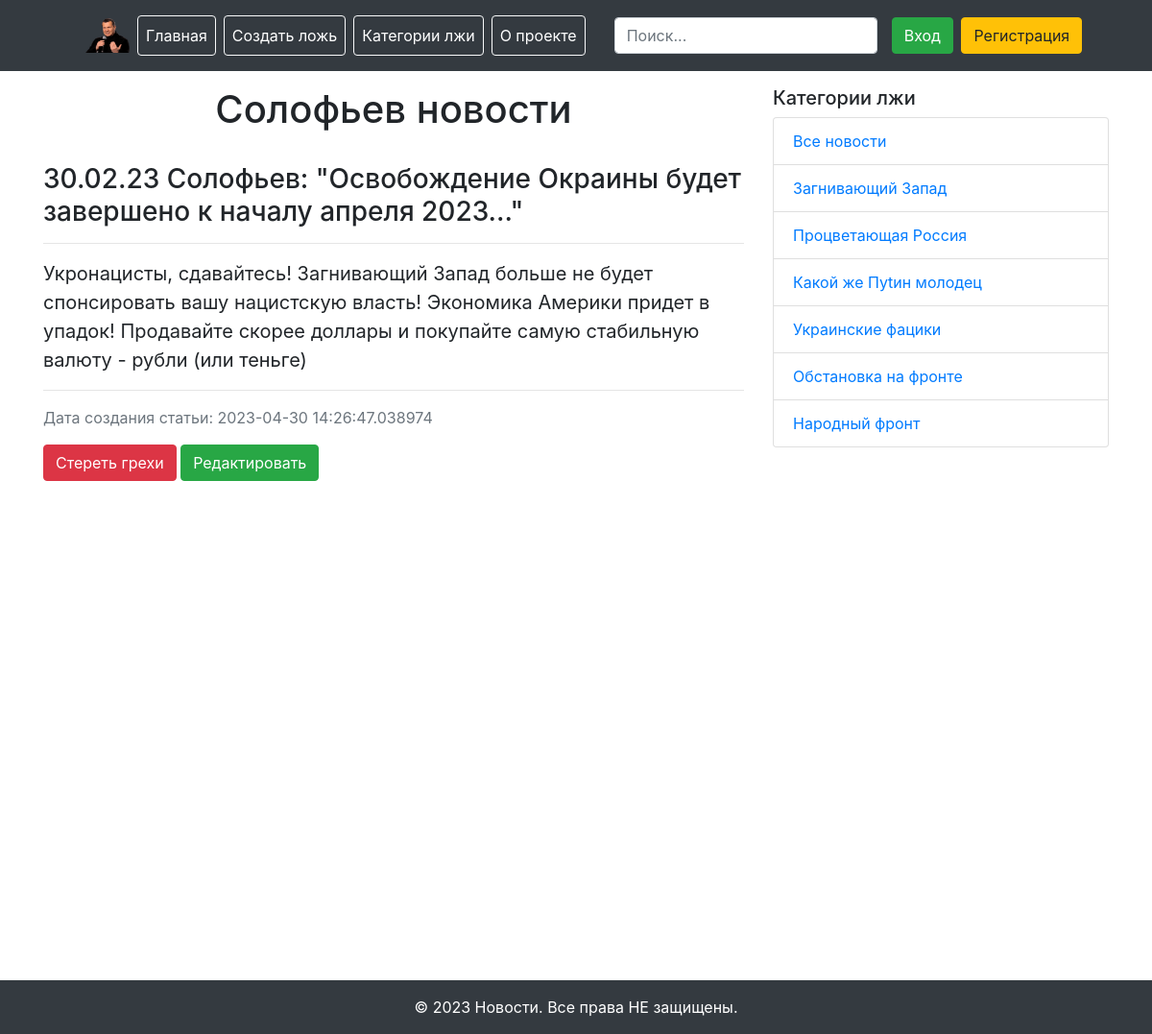
Screenshot of /news/2 (signed in) with the database file from the repository.
### loader.py (models this page shows)
class News(db.Model):
    id = db.Column(db.Integer, primary_key=True)
    title = db.Column(db.String(255), nullable=False)
    text = db.Column(db.Text, nullable=False)
    create_date = db.Column(db.DateTime, default=datetime.utcnow)
    category_id = db.Column(db.Integer, db.ForeignKey('category.id'), nullable=True)
    category = db.relationship('Category', back_populates='news')

### main.py (the view)
@app.route('/news/<int:news_id>')
@login_required
def news_detail(news_id):
    news = News.query.get(news_id)
    return render_template('news_detail.html', news=news)

### loader.py (called while the page is built)
@manager.user_loader
def load_user(user_id):
    return User.query.get(user_id)

### templates/news_detail.html (shortened to what this page needs)
{% extends "base.html" %}
{% block content %}
    <h1 class="text-center">Солофьев новости</h1> <br>
    <h3>{{ news.title }}</h3>
    <hr>
    <p style="font-size: 20px">{{ news.text }}</p>
    <hr>
    <p class="text-secondary">Дата создания статьи: {{ news.create_date }}</p>
    <a href="/news/{{ news.id }}/delete" class="btn btn-danger"> Стереть грехи </a>
    <a href="/news/{{ news.id }}/edit" class="btn btn-success"> Редактировать </a>
    <br><br><br><br><br><br><br><br><br><br><br><br><br><br><br><br><br><br><br><br><br><br>
{% endblock %}

### rows the page displays
News: title "30.02.23 Солофьев: \"Освобождение Окраины будет завершено к началу апреля 2023...\"", text "Укронацисты, сдавайтесь! Загнивающий Запад больше не будет спонсировать вашу нацистскую власть! Экономика Америки придет в упадок! Продавайте скорее доллары и покупайте самую стабильную валюту - рубли (или теньге)", create_date "2023-04-30 14:26:47.038974"
